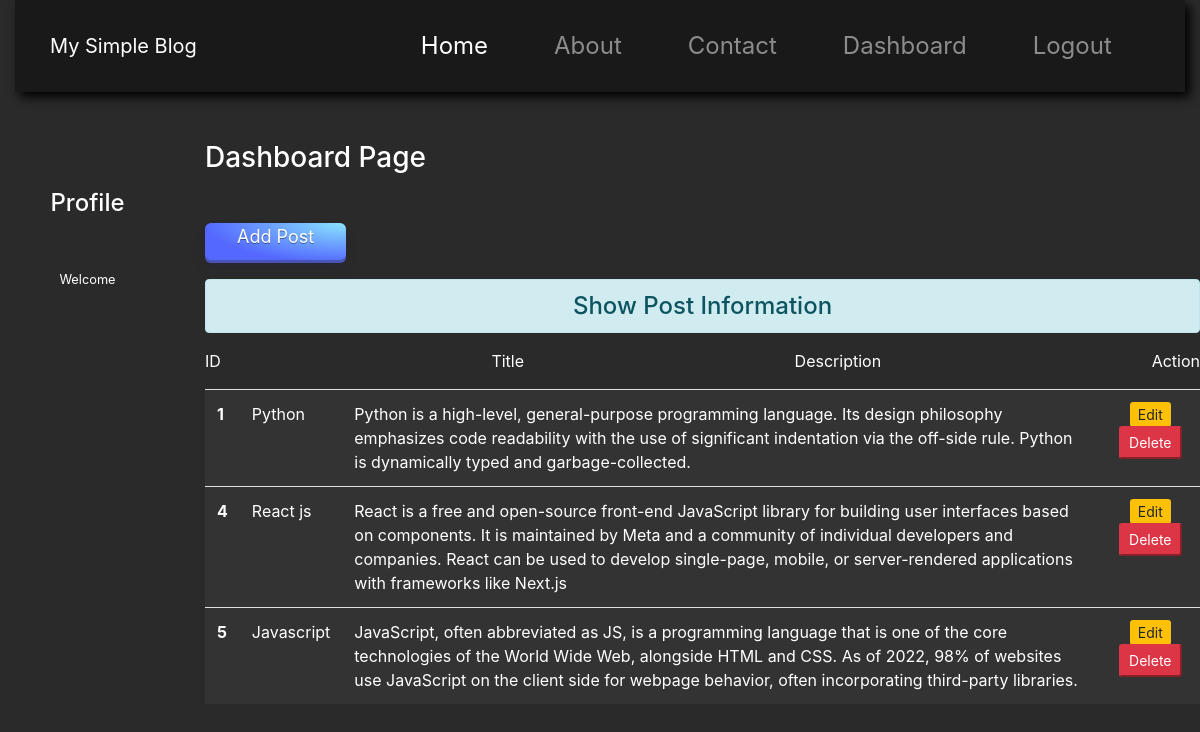
The page /dashboard/ (signed in) on the database its author committed.
### blog/models.py (models this page shows)
class Post(models.Model):
    title = models.CharField(max_length=150)
    desc = models.TextField()

### blog/views.py (the view)
# urls.py: path('dashboard/', views.dashboard, name='dashboard'),
def dashboard(request):
    if request.user.is_authenticated:
        posts = Post.objects.all()
        user = request.user
        full_name = user.get_full_name()
        return render(request, 'blog/dashboard.html', {'posts':posts, 'full_name':full_name})
    else:
        return HttpResponseRedirect('/login/')

### blog/templates/blog/dashboard.html (shortened to what this page needs)
{% extends 'blog/base.html' %}
{% block msg %}
</div>
{% endblock msg %}
{% block side %}
<div class="col-sm-2 text-white my-5 text-center">
    <h4 class="my-5">Profile</h4>
    <small>Welcome </small>
</div>
{% endblock side%}
{% block content %}
<div class="col-sm-10">
    <h3 class="text-white my-5">Dashboard Page</h3>
    <a href="{% url 'addpost' %}" class="btn btn-success a-btn">Add Post</a>
    <h4 class="text-center alert alert-info mt-3">Show Post Information</h4>
    {% if posts %}
    <table class="table table-hover bg-white">
        <thead>
            <tr class=" table__title">
                <div class="table__title">
            <p>ID</p>
            <p>Title</p>
          <p>Description</p>
            <p>Action</p>
        </div>
        </tr>
        </thead>
        <tbody class="table__body">
            {% for post in posts %}
            <tr class="table__row">
                <th scope="row">{{post.id}}</th>
                <td>{{post.title}}</td>
                <td>{{post.desc}}</td>
                <td class="text-center">
                    <a href="{% url 'updatepost' post.id %}" class="btn-warning btn-sm">Edit</a>
                    <form action="{% url 'deletepost' post.id %}" method="post" class="d-inline">
                        <input type="submit" class="btn-danger btn-sm" name="" id="" value="Delete">
                    </form>
                </td>
            </tr>
            {% endfor %}
        </tbody>
    </table>
    {% else %}
    <h4 class="text-center alert alert-warning">No records</h4>
    {% endif %}
</div>
{% endblock content %}

### blog/static/blog/css/myStyle.css (style rules this page uses)
body { background-color: rgb(42, 42, 42); background-image: url('https://wallpaperaccess.com/full/5088870.jpg'); }
.btn { display: inline-block; outline: 0; border: 0; cursor: pointer; will-change: box-shadow,transform; background: radial-gradient( 100% 100% at 100% 0%, #89E5FF 0%, #5468FF 100% ); box-shadow: 0px 2px 4px rgb(45 35 66 / 40%), 0px 7px 13px -3px rgb(45 35 66 / 30%), inset 0px -3px 0px rgb(58 65 111 / 50%); padding: 0 32px; border-radius: 6px; color: #fff; height: 48px; font-size: 18px; text-shadow: 0 1px 0 rgb(0 0 0 / 40%); transition: box-shadow 0.15s ease,transform 0.15s ease; }
.a-btn { height: 40px; }
.table__title { display: flex; justify-content: space-between; color: white; }
.table__body { color: white; background-color: rgba(29, 29, 29, 0.9); }

### rows shown on the page
Post: id "1", title "Python", desc "Python is a high-level, general-purpose programming language. Its design philosophy emphasizes code readability with the use of significant indentation via the off-side rule. Python is dynamically typed and garbage-collected."
Post: id "4", title "React js", desc "React is a free and open-source front-end JavaScript library for building user interfaces based on components. It is maintained by Meta and a community of individual developers and companies. React can be used to develop single-page, mobile, or server-rendered applications with frameworks like Next.js"
Post: id "5", title "Javascript", desc "JavaScript, often abbreviated as JS, is a programming language that is one of the core technologies of the World Wide Web, alongside HTML and CSS. As of 2022, 98% of websites use JavaScript on the client side for webpage behavior, often incorporating third-party libraries."
